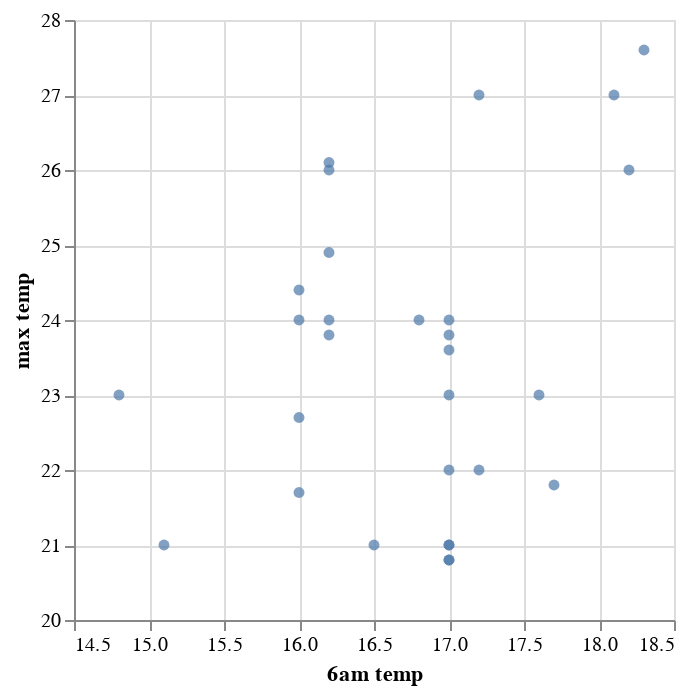

Here is the notebook cell this chart was saved with:
### Code cell
alt.Chart(tstar_peak_no_deriv_df).mark_circle().encode(
alt.X(f'{t_star}am temp:Q').scale(zero=False),
alt.Y("max temp:Q").scale(zero=False))

### Figure 1 — Vega-Lite specification as saved in the notebook (floating-point values rounded to 4 significant figures)
{"config": {"view": {"continuousWidth": 300, "continuousHeight": 300}}, "data": {"name": "data-4ae4417fb583d98706cd83898bfd2a20"}, "mark": {"type": "circle"}, "encoding": {"x": {"field": "6am temp", "scale": {"zero": false}, "type": "quantitative"}, "y": {"field": "max temp", "scale": {"zero": false}, "type": "quantitative"}}, "$schema": "https://vega.github.io/schema/vega-lite/v5.20.1.json", "datasets": {"data-4ae4417fb583d98706cd83898bfd2a20": [{"datetime": "2020-07-01T00:00:00", "6am temp": 16.2, "max temp": 24.0}, {"datetime": "2020-07-02T00:00:00", "6am temp": 14.8, "max temp": 23.0}, {"datetime": "2020-07-03T00:00:00", "6am temp": 15.1, "max temp": 21.0}, {"datetime": "2020-07-04T00:00:00", "6am temp": 17.2, "max temp": 27.0}, {"datetime": "2020-07-05T00:00:00", "6am temp": 18.3, "max temp": 27.6}, {"datetime": "2020-07-06T00:00:00", "6am temp": 16.2, "max temp": 26.0}, {"datetime": "2020-07-07T00:00:00", "6am temp": 16.0, "max temp": 24.4}, {"datetime": "2020-07-08T00:00:00", "6am temp": 16.2, "max temp": 24.9}, {"datetime": "2020-07-09T00:00:00", "6am temp": 16.2, "max temp": 26.1}, {"datetime": "2020-07-10T00:00:00", "6am temp": 16.8, "max temp": 24.0}, {"datetime": "2020-07-11T00:00:00", "6am temp": 18.2, "max temp": 26.0}, {"datetime": "2020-07-12T00:00:00", "6am temp": 18.1, "max temp": 27.0}, {"datetime": "2020-07-13T00:00:00", "6am temp": 17.2, "max temp": 22.0}, {"datetime": "2020-07-14T00:00:00", "6am temp": 17.0, "max temp": 23.6}, {"datetime": "2020-07-15T00:00:00", "6am temp": 16.2, "max temp": 23.8}, {"datetime": "2020-07-16T00:00:00", "6am temp": 16.5, "max temp": 21.0}, {"datetime": "2020-07-17T00:00:00", "6am temp": 17.0, "max temp": 24.0}, {"datetime": "2020-07-18T00:00:00", "6am temp": 17.0, "max temp": 23.0}, {"datetime": "2020-07-19T00:00:00", "6am temp": 17.7, "max temp": 21.8}, {"datetime": "2020-07-20T00:00:00", "6am temp": 17.0, "max temp": 20.8}, {"datetime": "2020-07-21T00:00:00", "6am temp": 17.0, "max temp": 21.0}, {"datetime": "2020-07-22T00:00:00", "6am temp": 16.0, "max temp": 24.0}, {"datetime": "2020-07-23T00:00:00", "6am temp": 16.0, "max temp": 22.7}, {"datetime": "2020-07-24T00:00:00", "6am temp": 17.0, "max temp": 20.8}, {"datetime": "2020-07-25T00:00:00", "6am temp": 17.0, "max temp": 23.8}, {"datetime": "2020-07-26T00:00:00", "6am temp": 17.6, "max temp": 23.0}, {"datetime": "2020-07-27T00:00:00", "6am temp": 17.0, "max temp": 22.0}, {"datetime": "2020-07-28T00:00:00", "6am temp": 17.0, "max temp": 21.0}, {"datetime": "2020-07-29T00:00:00", "6am temp": 16.0, "max temp": 21.7}]}}
